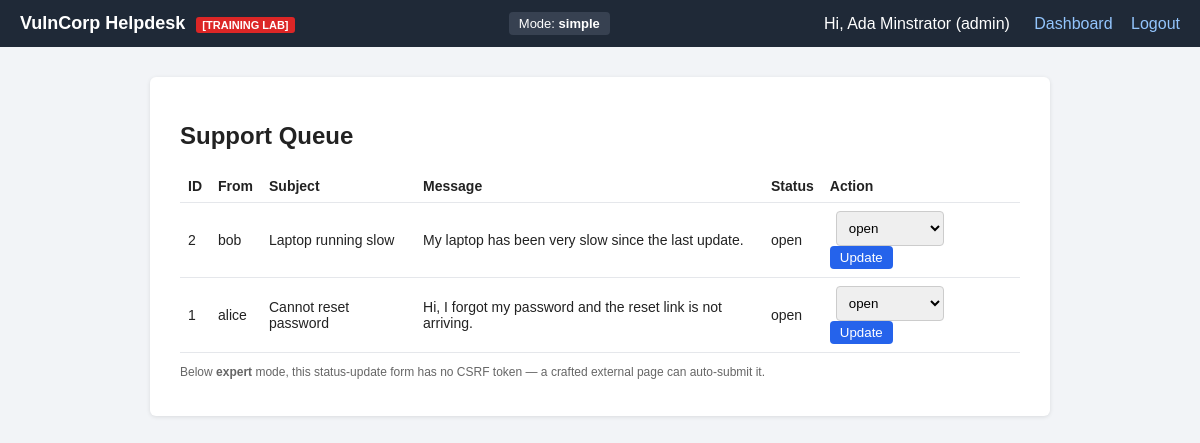
The app's page /support/tickets.php (signed in), older data.
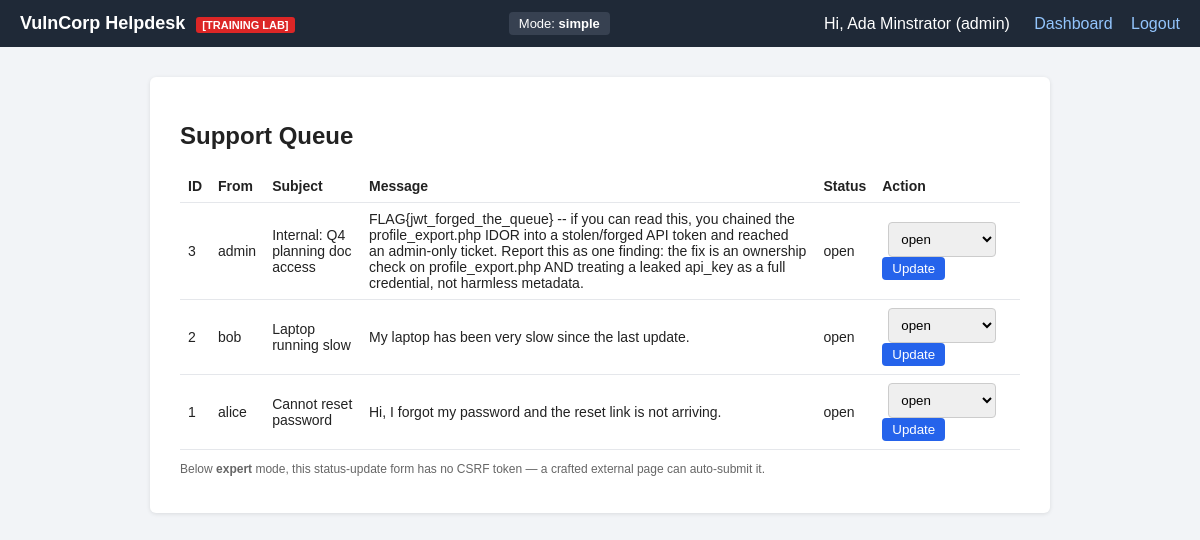
The same page, newer data.
### tables this page shows
CREATE TABLE settings (
    id INT PRIMARY KEY AUTO_INCREMENT,
    difficulty VARCHAR(20) NOT NULL DEFAULT 'simple',
    jwt_secret VARCHAR(64) DEFAULT NULL   
);

CREATE TABLE tickets (
    id INT PRIMARY KEY AUTO_INCREMENT,
    user_id INT NOT NULL,
    subject VARCHAR(150) NOT NULL,
    message TEXT NOT NULL,
    status VARCHAR(20) DEFAULT 'open',
    priority VARCHAR(20) NOT NULL DEFAULT 'normal',   
    created_at TIMESTAMP DEFAULT CURRENT_TIMESTAMP,
    FOREIGN KEY (user_id) REFERENCES users(id)
);

CREATE TABLE users (
    id INT PRIMARY KEY AUTO_INCREMENT,
    username VARCHAR(50) NOT NULL UNIQUE,
    password VARCHAR(255) NOT NULL,    
    role ENUM('admin','support','user') NOT NULL DEFAULT 'user',
    full_name VARCHAR(100),
    email VARCHAR(100),
    api_key VARCHAR(64) DEFAULT NULL,   
    session_token VARCHAR(64) DEFAULT NULL,
    reset_token VARCHAR(64) DEFAULT NULL,      
    reset_expires DATETIME DEFAULT NULL,
    bonus_claimed TINYINT(1) NOT NULL DEFAULT 0,   
    bonus_credits INT NOT NULL DEFAULT 0,
    created_at TIMESTAMP DEFAULT CURRENT_TIMESTAMP
);

### includes/compat.php (called while the page is built, shortened)
<?php
function app_base() {
    static $base = null;
    if ($base === null) {
        $script_dir = isset($_SERVER['SCRIPT_NAME']) ? dirname($_SERVER['SCRIPT_NAME']) : '';
        $script_dir = str_replace('\\', '/', $script_dir);
        $known_subfolders = array('admin', 'user', 'support', 'challenges', 'toolkit', 'api', 'feedback');
        $last_segment = basename($script_dir);
        if (in_array($last_segment, $known_subfolders, true)) {
            $base = dirname($script_dir);
        } else {
            $base = $script_dir;
        }
        if ($base === '/' || $base === '.' || $base === '\\') {
            $base = '';
        }
        $base = rtrim($base, '/');
    }
    return $base;
}

### includes/db.php (called while the page is built, shortened)
<?php
require_once dirname(__FILE__) . '/compat.php';
function get_difficulty($conn) {
    $res = mysqli_query($conn, "SELECT difficulty FROM settings LIMIT 1");
    if ($res && $row = mysqli_fetch_assoc($res)) {
        return $row['difficulty'];
    }
    return 'simple';
}

### includes/render.php (called while the page is built, shortened)
<?php
function render_ticket_text($text, $difficulty) {
    if ($difficulty === 'simple') {
        return $text;
    }
    return htmlspecialchars($text, ENT_QUOTES);
}

### support/tickets.php (the view, shortened to what this page needs)
<?php
require_once dirname(__FILE__) . '/../includes/db.php';
require_once dirname(__FILE__) . '/../includes/render.php';
$difficulty = get_difficulty($conn);
$res = mysqli_query($conn, "SELECT t.*, u.username FROM tickets t JOIN users u ON u.id = t.user_id ORDER BY t.id DESC");
include dirname(__FILE__) . '/../includes/header.php';
?>
<h2>Support Queue</h2>
<table>
<tr><th>ID</th><th>From</th><th>Subject</th><th>Message</th><th>Status</th><th>Action</th></tr>
<?php while ($row = mysqli_fetch_assoc($res)): ?>
<tr>
    <td><?php echo (int)$row['id']; ?></td>
    <td><?php echo htmlspecialchars($row['username']); ?></td>
    <td><?php echo render_ticket_text($row['subject'], $difficulty); ?></td>
    <td><?php echo render_ticket_text($row['message'], $difficulty); ?></td>
    <td><?php echo htmlspecialchars($row['status']); ?></td>
    <td>
        <form method="POST" style="margin:0;">
            <select name="status" style="width:auto;display:inline-block;margin:0 6px;">
                <option value="open" <?php if($row['status']=='open') echo 'selected'; ?>>open</option>
            </select>
            <button type="submit" style="padding:4px 10px;">Update</button>
        </form>
    </td>
</tr>
<?php endwhile; ?>
</table>
<p class="small">Below <strong>expert</strong> mode, this status-update form has no CSRF token — a crafted external page can auto-submit it.</p>
<?php include dirname(__FILE__) . '/../includes/footer.php'; ?>

### includes/header.php (shortened to what this page needs)
<!DOCTYPE html>
<html lang="en">
<head>
<link rel="stylesheet" href="<?php echo app_base(); ?>/assets/style.css">
</head>
<body>
<div class="topbar">
    <div class="brand">VulnCorp Helpdesk <span class="tag">[TRAINING LAB]</span></div>
    <div class="mode-badge">Mode: <strong><?php echo htmlspecialchars(get_difficulty($conn)); ?></strong></div>
    <?php if (isset($_SESSION['user_id'])): ?>
    <div class="nav">
        <span>Hi, <?php echo htmlspecialchars($_SESSION['full_name']); ?> (<?php echo htmlspecialchars($_SESSION['role']); ?>)</span>
        <a href="<?php echo app_base(); ?>/dashboard.php">Dashboard</a>
        <a href="<?php echo app_base(); ?>/logout.php">Logout</a>
    </div>
    <?php endif; ?>
</div>
<div class="container">

### includes/footer.php (shortened to what this page needs)
</div>
</body>
</html>

### assets/style.css (style rules this page uses)
* { box-sizing: border-box; }
body { font-family: Arial, Helvetica, sans-serif; background:#f2f4f7; margin:0; color:#222; }
.topbar { background:#1f2937; color:#fff; padding:12px 20px; display:flex; align-items:center; justify-content:space-between; flex-wrap:wrap; }
.brand { font-weight:bold; font-size:18px; }
.tag { font-size:11px; background:#dc2626; padding:2px 6px; border-radius:3px; margin-left:6px; }
.mode-badge { background:#374151; padding:4px 10px; border-radius:4px; font-size:13px; }
.nav a { color:#93c5fd; margin-left:14px; text-decoration:none; }
.nav span { margin-right:6px; }
.container { max-width:900px; margin:30px auto; background:#fff; padding:25px 30px; border-radius:6px; box-shadow:0 1px 4px rgba(0,0,0,.1); }
input, select, textarea { width:100%; padding:8px; margin:6px 0 14px; border:1px solid #ccc; border-radius:4px; }
button, .btn { background:#2563eb; color:#fff; border:none; padding:9px 16px; border-radius:4px; cursor:pointer; text-decoration:none; display:inline-block; }
table { width:100%; border-collapse:collapse; margin-top:10px; }
th, td { text-align:left; padding:8px; border-bottom:1px solid #e5e7eb; font-size:14px; }
.small { font-size:12px; color:#666; }

Row changes from the older to the newer data that the page shows:
added tickets: id "3", user.username "admin", subject "Internal: Q4 planning doc access", message.difficulty "FLAG{jwt_forged_the_queue} -- if you can read this, you chained the profile_export.php IDOR into a stolen/forged API token and reached an admin-only ticket. Report this as one finding: the fix is an ownership check on profile_export.php AND treating a leaked api_key as a full credential, not harmless metadata.", status "open"
